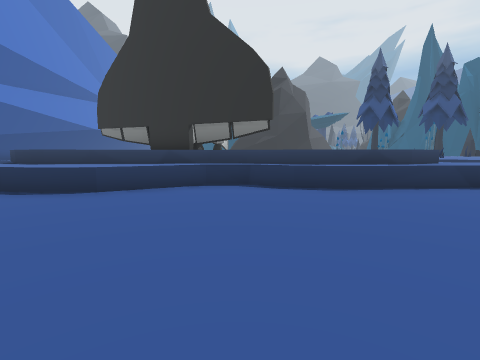
View 1 (above)

24 first-person views from a walk through a 3-D level made in the Unity game engine. The camera is 1.4 m above the floor, tilts 6° down and sees 85° across. The floor is counted in squares, 2 m on a side. Each view is taken from the middle of a square. On the plan, view 1 faces up. The plan holds only what a view shows up to about 9 squares ahead; the rest is blank. The place goes on beyond the plan. The player is left out.

View 2
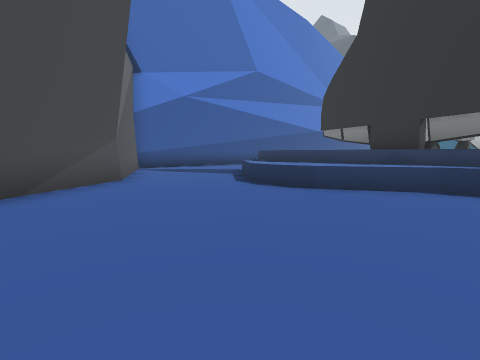

View 3
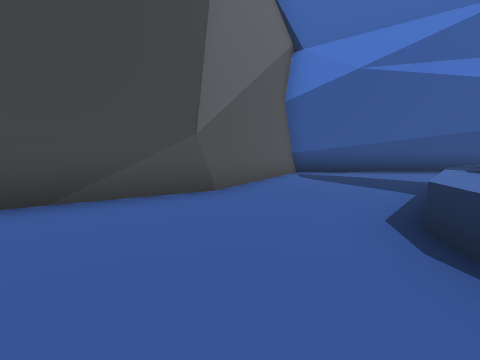

View 4
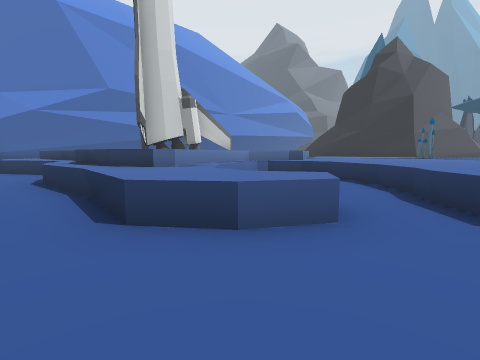

View 5
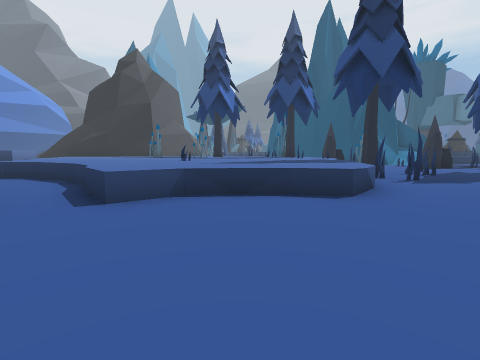

View 6
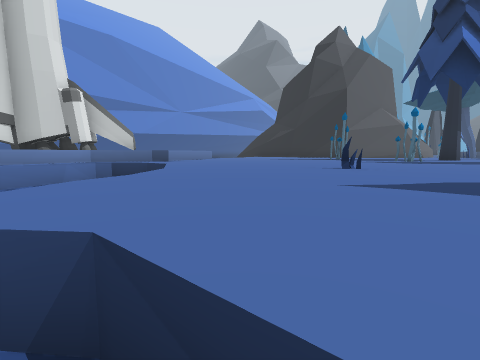

View 7
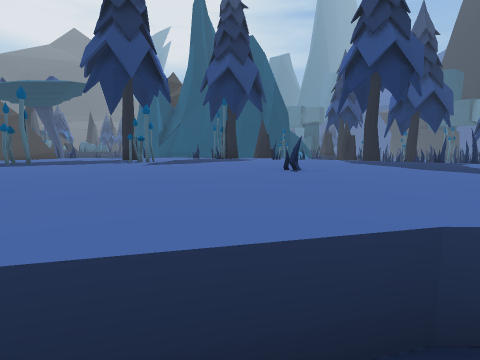

View 8
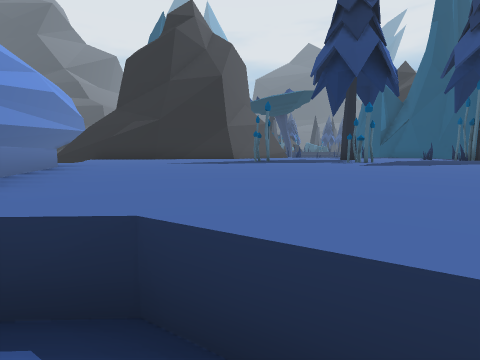

View 9
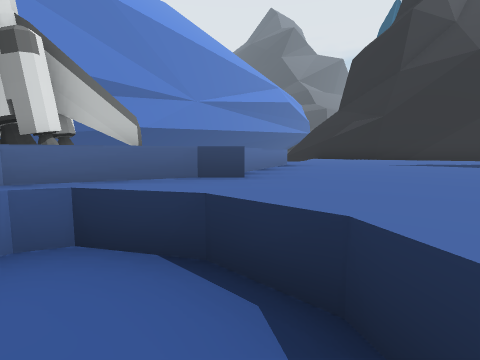

View 10
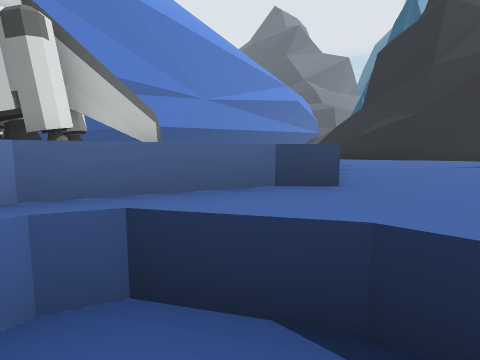

View 11
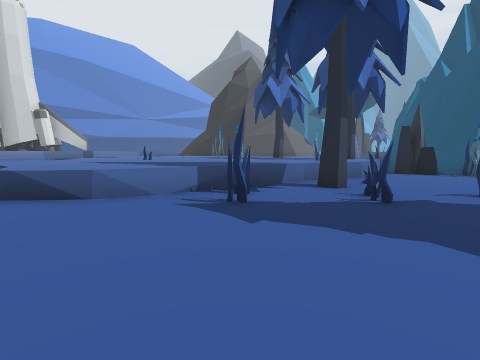

View 12
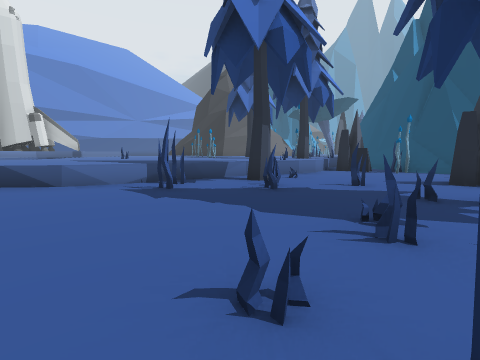

View 13
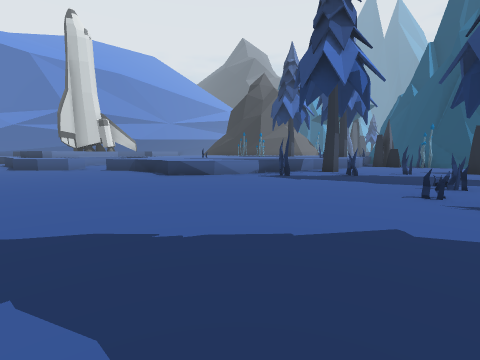

View 14
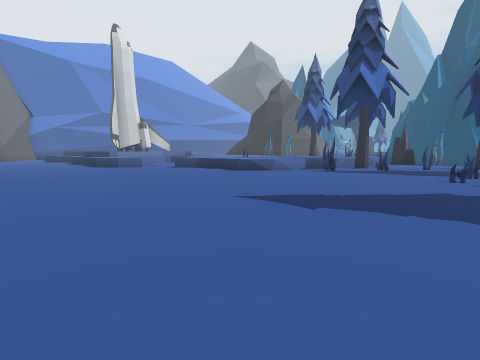

View 15
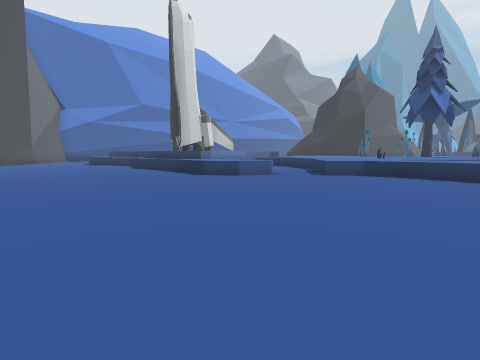

View 16
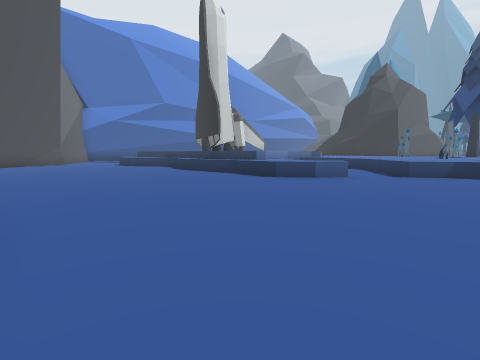

View 17
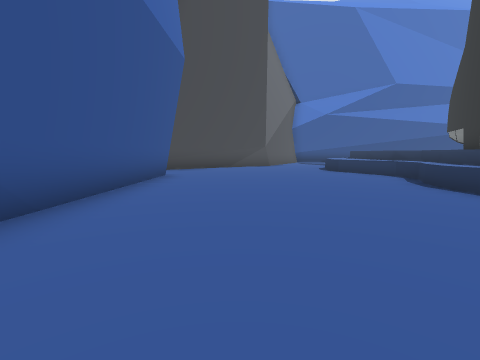

View 18
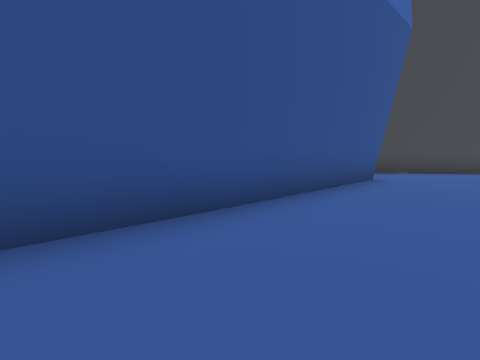

View 19
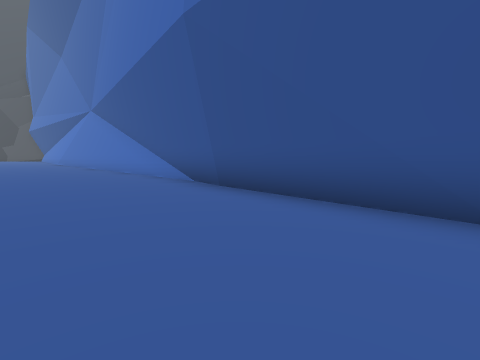

View 20
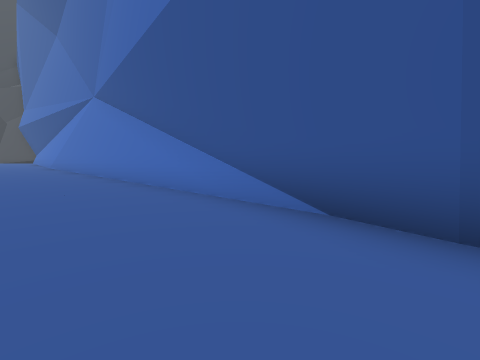

View 21
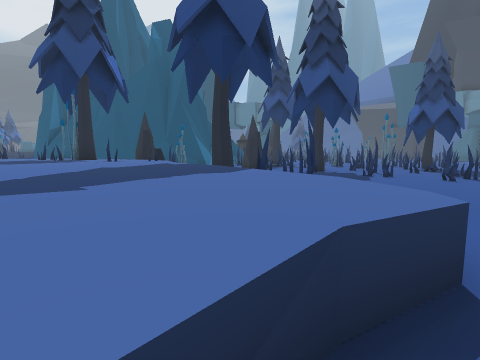

View 22
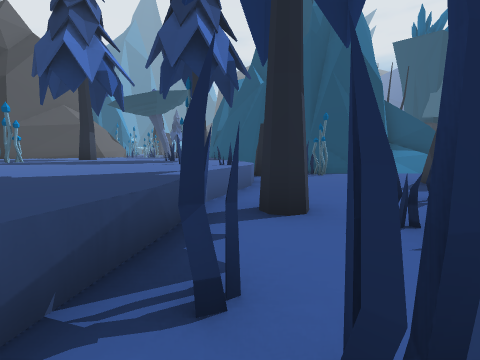

View 23
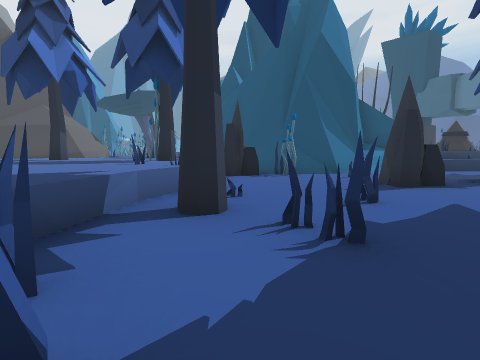

View 24
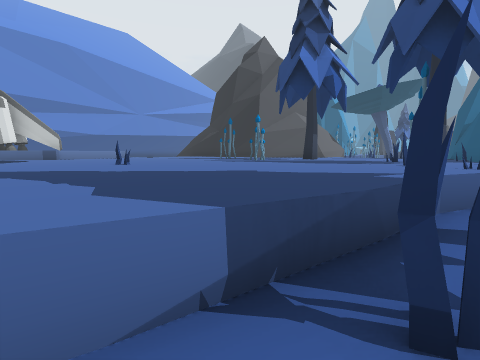

### Floor plan
Key: @ floor where view 1 was taken; # wall or solid block; . floor; = window, fence, low wall or low ledge; ^ raised ledge.
Columns run from 11 left of view 1 to 20 right of it. Each row starts with its distance up from view 1.
 22                   ^      #
 21                ^^ ^      ^
 20              ^^^^ ^^     ^  #
 19             ^^^^^^^^^^^^^^ #####
 18              ^^^^^^^^^^^^^^###=
 17              ^^^^^^^^^^^^^^ ..=
 16              ^^^^^^^^^^^^^^...##
 15               ^^^^^^^^^^^^^...##
 14               ^^^^^^^^^^^^###...
 13               ^^^^^^^^^^^^###..#
 12                ^^^^^^^^^^^..#...
 11 #             ^^^^^^^^^^^^#...=.
 10 #       ##    ^...^^^^^^^^......
  9 #.       #    ^^...^^^^^^.....=#
  8 #..            ^....^^..^.......
  7 #...^^         ^^^^.............
  6 #....^^^^^^^^^^^^^^=............
  5 #.....^^^^..^^^^^^..............
  4 ###.............................
  3   ##............................
  2    ###..........................
  1      #..........................
  0      ##....@...................
 -1       ##..######...............
 -2        ##      ###############

Positions as (right, up) in squares from view 1, and headings:
1: (0, 0), facing up
2: (0, 0), facing up-left
3: (-2, 3), facing left
4: (9, 4), facing up-left
5: (11, 4), facing up
6: (11, 8), facing up-left
7: (6, 10), facing up-right
8: (6, 10), facing up
9: (6, 10), facing up-left
10: (5, 10), facing up-left
11: (18, 8), facing up-left
12: (20, 8), facing up-left
13: (20, 4), facing up-left
14: (20, 1), facing up-left
15: (13, 0), facing up-left
16: (11, -1), facing up-left
17: (7, 1), facing left
18: (6, 1), facing down-left
19: (4, 2), facing down-right
20: (8, 1), facing down-right
21: (11, 8), facing up-right
22: (15, 10), facing up
23: (16, 10), facing up
24: (15, 10), facing up-left
